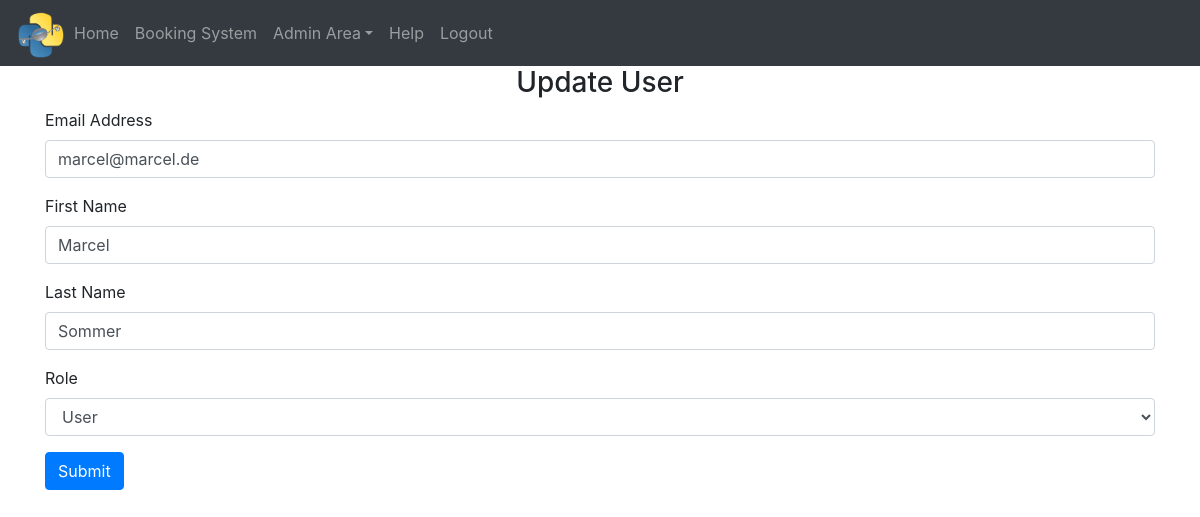
The app's page /admin-area/user/update-user/2 (signed in), older data.
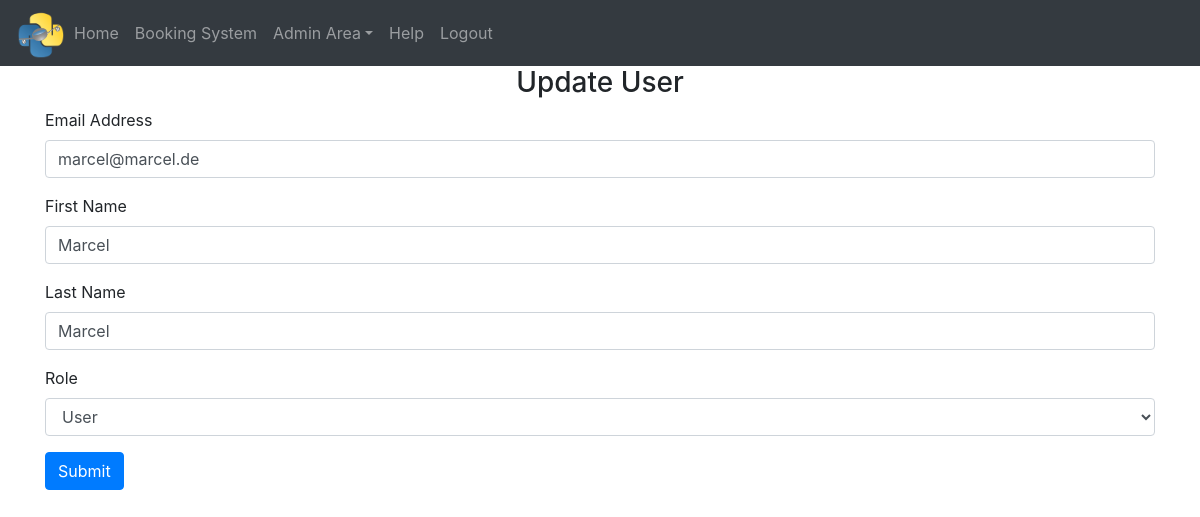
The same page, newer data.
### website/models.py (models this page shows)
class User(db.Model, UserMixin):
    id = db.Column(db.Integer, primary_key=True)
    email = db.Column(db.String(150), unique=True)
    password = db.Column(db.String(150))
    first_name = db.Column(db.String(150))
    last_name = db.Column(db.String(150))
    birth_date = db.Column(db.DateTime)
    role = db.Column(db.String(10))
    seats = db.relationship('Seat')

### website/admin.py (the view)
@admins.route('/user/update-user/<int:id>', methods=['GET', 'POST'])
@login_required
def update_user(id):
    admin = admin_user_checker(current_user)
    if admin:
        user_to_update = User.query.get_or_404(id)
        if request.method == 'POST':
            user_to_update.email = request.form['email']
            user_to_update.first_name = request.form['first_name']
            user_to_update.last_name = request.form['last_name']
            user_to_update.role = request.form['role']
            try:
                db.session.commit()
                flash('Account updated!', category='success')
                return redirect('/admin-area/user')
            except:
                flash('Account NOT updated!', category='error')
                return redirect('/admin-area/user')
        else:
            return render_template('admin_update_user.html', user=current_user, user_to_update=user_to_update)
    else:
        return redirect('/')

### website/__init__.py (called while the page is built)
def create_app():
    from .views import views
    from .auth import auth
    from .admin import admins
    from .models import User, Seat
    app = Flask(__name__)
    app.config['SECRET_KEY'] = 'secret'
    app.config['SQLALCHEMY_DATABASE_URI'] = f'sqlite:///{DB_NAME}'
    app.config['FLASK_ADMIN_SWATCH'] = 'cerulean'
    app.register_blueprint(views, url_prefix='/')
    app.register_blueprint(auth, url_prefix='/')
    app.register_blueprint(admins, url_prefix='/admin-area')
    db.init_app(app)
    create_database(app)
    login_manager = LoginManager()
    login_manager.login_view = 'auth.login'
    login_manager.init_app(app)
    @login_manager.user_loader
    def load_user(id):
        return User.query.get(int(id))
    return app

### website/python_scripts.py (called while the page is built)
def admin_user_checker(current_user):
    if current_user.role == 'admin':
        return True
    else:
        flash('You need do be an Admin to access!!', category='error')
        return False

### website/templates/admin_update_user.html (shortened to what this page needs)
{% extends "base.html" %} {% block title %}Updating User{% endblock %}
{% block content %}
<form action="/admin-area/user/update-user/{{user_to_update.id}}" method="POST">
  <h3 align="center">Update User</h3>
  <div class="form-group">
    <label for="email">Email Address</label>
    <input
      type="email"
      class="form-control"
      id="email"
      name="email"
      value="{{ user_to_update.email }}"
    />
  </div>
  <div class="form-group">
    <label for="first_name">First Name</label>
    <input
      type="text"
      class="form-control"
      id="first_name"
      name="first_name"
      value="{{ user_to_update.first_name }}"
    />
  </div>
  <div class="form-group">
    <label for="last_name">Last Name</label>
    <input
      type="text"
      class="form-control"
      id="last_name"
      name="last_name"
      value="{{ user_to_update.last_name }}"
    />
  </div>
  <div class="form-group">
    <label for="role">Role</label>
    <select id="role" name="role" class="form-control">
     <option id="role" name="role" value="user">User</option>
    </select>
    </div>
  <button type="submit" class="btn btn-primary">Submit</button>
</form>
{% endblock %}

Row changes from the older to the newer data that the page shows:
changed User "marcel@marcel.de": last_name "Sommer" → "Marcel"
